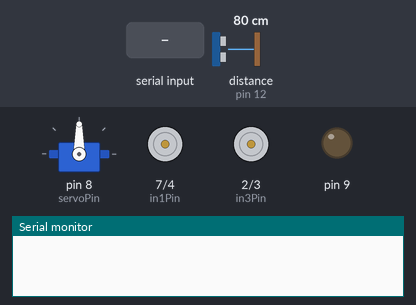
Simulated run of this sketch. Board: Arduino Uno, built with avr-gcc and run on an emulated ATmega328P. Shown: servo, motor-driver pin pairs drawn as motors (green arrow = first pin HIGH = forward, orange = second pin HIGH = backward, longer = more drive, scaled by the enable pin), output pins drawn as LEDs (lit = HIGH), the last lines printed to the serial monitor. The inputs (shaded band) are chosen by the test bench; at power-on: distance to the obstacle (sensor on pin 12) 80 cm. The echo pulse lasts 58.3 µs per cm; pins used as bus, display or sensor lines are not drawn.

Above: at 1.2 s.
1.3 s: "1" received over Serial
At 1.45 s:
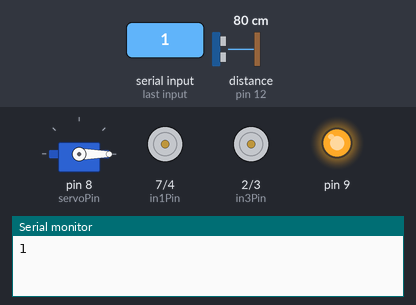
4.3 s: distance to the obstacle (sensor on pin 12) set to 39 cm
7.3 s: distance to the obstacle (sensor on pin 12) set to 33 cm
At 8.6 s:
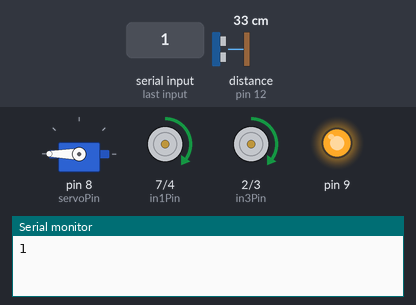
10.3 s: distance to the obstacle (sensor on pin 12) set to 60 cm
At 13.13 s:
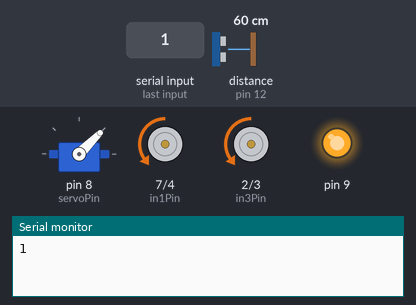
13.3 s: distance to the obstacle (sensor on pin 12) set to 2 cm
At 14.8 s:
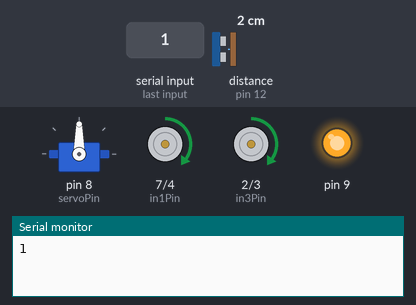
16.3 s: distance to the obstacle (sensor on pin 12) set to 120 cm
At 16.86 s:
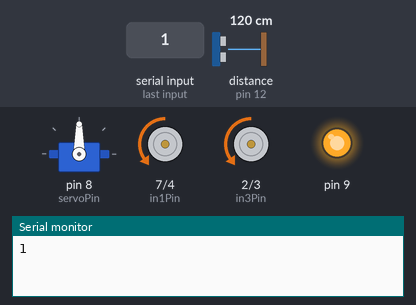
Timing chart, 0 to 20.3 s (numbered marks = the images above; inputs shaded):
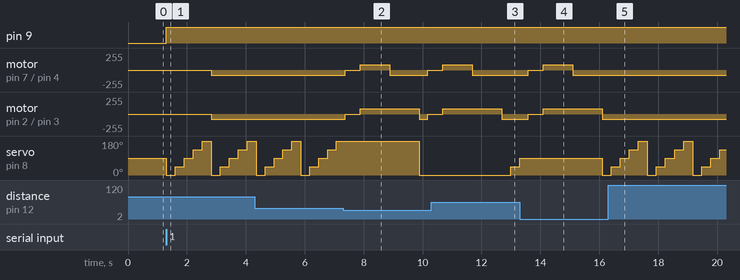

The sketch:

finalcode.ino
```cpp
#include <Servo.h>

char val;

const int enAPin = 6; // Left motor PWM speed control
const int in1Pin = 7; // Left motor Direction 1
const int in2Pin = 4; // Left motor Direction 2
const int in3Pin = 2; // Right motor Direction 1
const int in4Pin = 3; // Right motor Direction 2
const int enBPin = 5; // Right motor PWM speed control

// ultrasonic sensor and servo motor pins
const int trigPin = 11;
const int echoPin = 12;
const int servoPin = 8;

// IR sensor pins
const int leftSensorPin = A5; // Analog pin for left IR sensor
const int rightSensorPin = A0; // Analog pin for right IR sensor

// threshold values for sensor readings
const int threshold = 500;

// obstacle detection parameters
const int obstacleThreshold = 35; // Distance in centimeters

Servo ultrasonicServo;

void setup() {
  // Motor control pins as output
  pinMode(enAPin, OUTPUT);
  pinMode(in1Pin, OUTPUT);
  pinMode(in2Pin, OUTPUT);
  pinMode(in3Pin, OUTPUT);
  pinMode(in4Pin, OUTPUT);
  pinMode(enBPin, OUTPUT);
  digitalWrite(9,LOW);
  pinMode(9, OUTPUT);

  // Ultrasonic sensor and servo motor pins
  pinMode(trigPin, OUTPUT);
  pinMode(echoPin, INPUT);
  ultrasonicServo.attach(servoPin);

    // IR sensor pins as inputs
  pinMode(leftSensorPin, INPUT);
  pinMode(rightSensorPin, INPUT);

  // Initialize serial communication
  Serial.begin(9600);

}
void loop() {
  while (Serial.available() > 0) {   // For input over bluetooth device
    val = Serial.read();
    Serial.println(val);
  }

  if (val == '1') {        // Obstacle Avoider
    digitalWrite(9, HIGH);
  // Rotate the servo to scan the area
  for (int angle = 0; angle <= 180; angle += 45) {
    ultrasonicServo.write(angle);
    delay(300);
    int distance = getDistance();

    // Check if an obstacle is detected
    if (distance < obstacleThreshold) {
      // If obstacle detected, avoid
      avoidObstacle();
      break; // Exit the loop to avoid continuous scanning
    }
  }

  // If no obstacle is found, move forward
  moveForward();

}
 else if (val == '2') {   // Line following
    // Read sensor values
  int leftSensorValue = analogRead(leftSensorPin);
  int rightSensorValue = analogRead(rightSensorPin);

  // Compare sensor values with threshold
  if (leftSensorValue > threshold && rightSensorValue > threshold) {
    // Both sensors are on the line - move forward
    moveForward();
  } else if (leftSensorValue > threshold) {
    // Left sensor is on the line - turn right
    turnRight();
  } else if (rightSensorValue > threshold) {
    // Right sensor is on the line - turn left
    turnLeft();
  } else {
    // Both sensors are off the line - stop
    stopMotors();
  }
 }

else{

  stopMotors();

}
}

void avoidObstacle() {
  stopMotors();
  delay(500); // Delay for 0.5 seconds
  reverse();
  delay(1000); // Delay for 1 second
  turnLeft();
  delay(1000); // Delay for 1 second
  stopMotors();
}

int getDistance() {
  digitalWrite(trigPin, LOW);
  delayMicroseconds(2);
  digitalWrite(trigPin, HIGH);
  delayMicroseconds(10);
  digitalWrite(trigPin, LOW);

  return pulseIn(echoPin, HIGH) * 0.034 / 2;
}

// Function to move the robot forward
void moveForward() {
  digitalWrite(in1Pin, LOW);
  digitalWrite(in2Pin, HIGH);
  digitalWrite(in3Pin, LOW);
  digitalWrite(in4Pin, HIGH);
  analogWrite(enAPin, 80);
  analogWrite(enBPin, 80);
}

// Function to stop the robot
void stopMotors() {
  digitalWrite(in1Pin, LOW);
  digitalWrite(in2Pin, LOW);
  digitalWrite(in3Pin, LOW);
  digitalWrite(in4Pin, LOW);
}

// Function to turn the robot left
void turnRight() {
  digitalWrite(in1Pin, HIGH);
  digitalWrite(in2Pin, LOW);
  digitalWrite(in3Pin, LOW);
  digitalWrite(in4Pin, HIGH);
  analogWrite(enAPin, 80);
  analogWrite(enBPin, 80);
}

// Function to turn the robot right
void turnLeft() {
  digitalWrite(in1Pin, LOW);
  digitalWrite(in2Pin, HIGH);
  digitalWrite(in3Pin, HIGH);
  digitalWrite(in4Pin, LOW);
  analogWrite(enAPin, 80);
  analogWrite(enBPin, 80);
}
// Function to move the robot backward
void reverse() {
  digitalWrite(in1Pin, HIGH);
  digitalWrite(in2Pin, LOW);
  digitalWrite(in3Pin, HIGH);
  digitalWrite(in4Pin, LOW);
  analogWrite(enAPin, 80);
  analogWrite(enBPin, 80);
}
```

Measured:
- the behaviour switches between 36 and 35 cm on distance to the obstacle (sensor on pin 12) (found by bisection; images 1 and 2)
- after the input at 1.3 s, pin 9: LOW → HIGH at once; motor on pin 7 (in1Pin) / pin 4 (in2Pin), motor on pin 2 (in3Pin) / pin 3 (in4Pin): stopped → backward 80/255 after 1.5 s; servo on pin 8 (servoPin): 90° → 0° at once, → 45° 0.31 s later, → 90° 0.31 s later, → 135° 0.31 s later, … (10 changes in this stretch)
- after the input at 10.3 s, servo on pin 8 (servoPin): 0° → 45° after 2.7 s, → 90° 0.30 s later
- after the input at 13.3 s, motor on pin 7 (in1Pin) / pin 4 (in2Pin): backward 80/255 → stopped after 0.29 s, → forward 80/255 0.50 s later, → backward 80/255 1.0 s later; motor on pin 2 (in3Pin) / pin 3 (in4Pin): backward 80/255 → stopped after 0.29 s, → forward 80/255 0.50 s later, → backward 80/255 2.0 s later
- after the input at 16.3 s, motor on pin 7 (in1Pin) / pin 4 (in2Pin), motor on pin 2 (in3Pin) / pin 3 (in4Pin): stops changing and stays backward 80/255; servo on pin 8 (servoPin): 0° → 45° after 0.10 s, then repeats every 1.5 s: 90° 0.31 s, 135° 0.31 s, 180° 0.31 s, 0° 0.31 s, 45° 0.31 s
